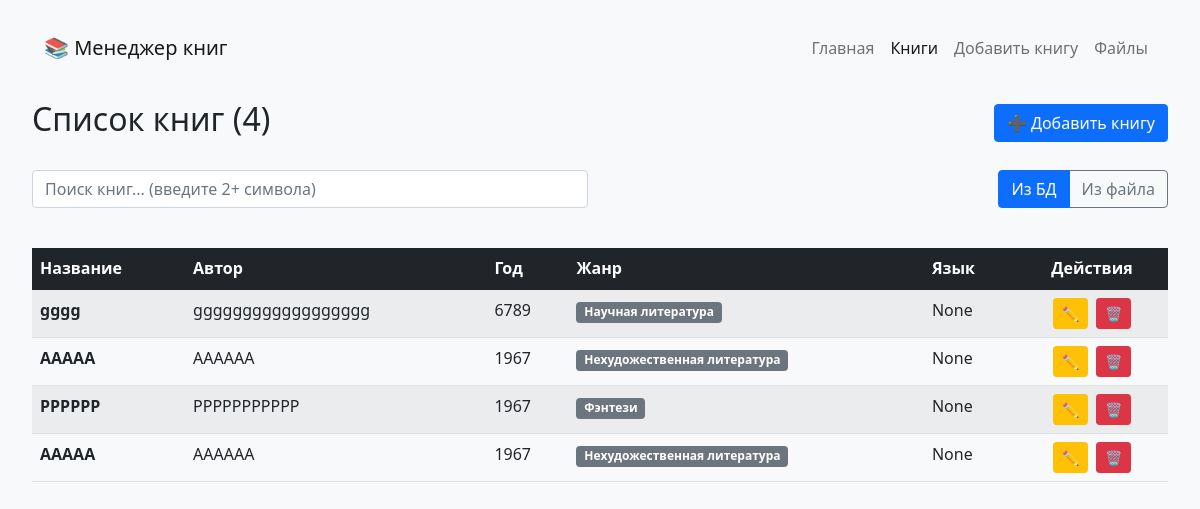
The page /books/ on the database as committed earlier.
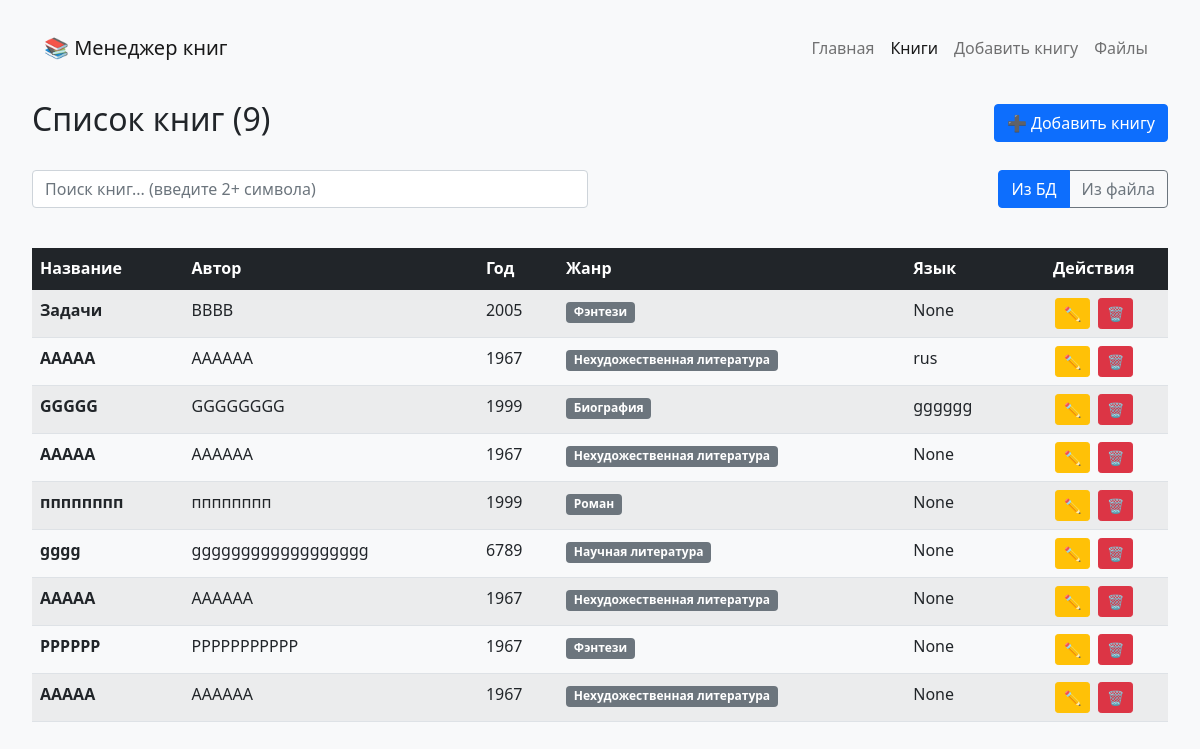
The same page on the database as committed later.
### books/models.py (models this page shows, shortened)
class Book(models.Model):
    GENRE_CHOICES = [
        ('fiction', 'Художественная литература'),
        ('non_fiction', 'Нехудожественная литература'),
        ('science', 'Научная литература'),
        ('fantasy', 'Фэнтези'),
        ('mystery', 'Детектив'),
        ('romance', 'Роман'),
        ('biography', 'Биография'),
        ('history', 'История'),
        ('other', 'Другое'),
    ]
    title = models.CharField(max_length=200, verbose_name="Название")
    author = models.CharField(max_length=100, verbose_name="Автор")
    isbn = models.CharField(max_length=17, verbose_name="ISBN", blank=True, null=True)
    publication_year = models.IntegerField(verbose_name="Год издания")
    genre = models.CharField(max_length=20, choices=GENRE_CHOICES, verbose_name="Жанр")
    page_count = models.IntegerField(verbose_name="Страниц", null=True, blank=True)
    langua = models.CharField(max_length=17, verbose_name="Язык", blank=True, null=True)
    description = models.TextField(verbose_name="Описание", blank=True, null=True)
    created_at = models.DateTimeField(auto_now_add=True)
    class Meta:
        verbose_name = "Книга"
        verbose_name_plural = "Книги"

### books/views.py (the view)
# urls.py: path('books/', views.book_list, name='book_list'),
def book_list(request):
    source = request.GET.get('source', 'db')
    query = request.GET.get('q', '')
    if source == 'file':
        books_data = FileHandler.load_books_from_json()
        books = []
        for book_data in books_data:
            class BookLikeObject:
                def __init__(self, data):
                    self.id = data.get('id')
                    self.title = data.get('title', '')
                    self.author = data.get('author', '')
                    self.isbn = data.get('isbn', '')
                    self.publication_year = data.get('publication_year')
                    self.genre = data.get('genre', 'other')
                    self.langua = data.get('langua', 'Русский')
                    self.page_count = data.get('page_count')
                    self.description = data.get('description', '')
                    self.created_at = data.get('created_at')
                def get_genre_display(self):
                    genre_dict = dict(Book.GENRE_CHOICES)
                    return genre_dict.get(self.genre, self.genre)
            books.append(BookLikeObject(book_data))
        if query:
            books = [b for b in books if query.lower() in b.title.lower() or query.lower() in b.author.lower()]
        books.sort(key=lambda x: x.created_at if x.created_at else '', reverse=True)
    else:
        if query:
            books = Book.objects.filter(
                Q(title__icontains=query) |
                Q(author__icontains=query) |
                Q(description__icontains=query)
            ).order_by('-created_at')
        else:
            books = Book.objects.all().order_by('-created_at')
    paginator = Paginator(books, 10)
    page_number = request.GET.get('page')
    page_obj = paginator.get_page(page_number)
    context = {
        'page': 'book_list',
        'page_obj': page_obj,
        'books_count': len(books) if source == 'file' else books.count(),
        'current_source': source,
        'search_query': query
    }
    return render(request, 'books/main.html', context)

### templates/books/main.html (shortened to what this page needs)
<!DOCTYPE html>
<html lang="ru">
<head>
    <link href="https://cdn.jsdelivr.net/npm/bootstrap@5.1.3/dist/css/bootstrap.min.css" rel="stylesheet">
</head>
<body>
    <div class="container">
        <nav class="navbar navbar-expand-lg navbar-light bg-light mb-4">
            <div class="container-fluid">
                <a class="navbar-brand" href="{% url 'home' %}">📚 Менеджер книг</a>
                <div class="navbar-nav">
                    <a class="nav-link {% if page == 'home' %}active{% endif %}" href="{% url 'home' %}">Главная</a>
                    <a class="nav-link {% if page == 'book_list' %}active{% endif %}" href="{% url 'book_list' %}">Книги</a>
                    <a class="nav-link {% if page == 'add_book' %}active{% endif %}" href="{% url 'add_book' %}">Добавить книгу</a>
                    <a class="nav-link {% if page == 'file_list' %}active{% endif %}" href="{% url 'file_list' %}">Файлы</a>
                </div>
            </div>
        </nav>
        {% if page == 'home' %}
        <div class="text-center">
            <h1>Управление книгами</h1>
            <p>Книг в базе: <strong>{{ books_count }}</strong></p>
            <p>Файлов: <strong>{{ files_count }}</strong></p>
            <div class="mt-4">
                <a href="{% url 'add_book' %}" class="btn btn-primary">Добавить книгу</a>
                <a href="{% url 'book_list' %}" class="btn btn-success">Смотреть список</a>
            </div>
        </div>
        {% elif page == 'book_list' %}
        <div class="d-flex justify-content-between align-items-center mb-4">
            <h2>Список книг ({{ books_count }})</h2>
            <a href="{% url 'add_book' %}" class="btn btn-primary">➕ Добавить книгу</a>
        </div>
        <div class="row mb-4">
            <div class="col-md-6">
                <div class="search-container mb-3">
                    <input type="text"
                           id="search-input"
                           class="form-control"
                           placeholder="Поиск книг... (введите 2+ символа)"
                           autocomplete="off">
                </div>
            </div>
            <div class="col-md-6 text-end">
                <div class="btn-group">
                    <a href="?source=db{% if search_query %}&q={{ search_query }}{% endif %}"
                       class="btn btn-outline-primary {% if current_source == 'db' %}active{% endif %}">
                        Из БД
                    </a>
                    <a href="?source=file{% if search_query %}&q={{ search_query }}{% endif %}"
                       class="btn btn-outline-secondary {% if current_source == 'file' %}active{% endif %}">
                        Из файла
                    </a>
                </div>
            </div>
        </div>
        {% if books_count == 0 %}
        <div class="alert alert-info">
            Книг пока нет. <a href="{% url 'add_book' %}">Добавьте первую</a>
        </div>
        {% else %}
        <div class="table-responsive">
            <table class="table table-striped">
                <thead class="table-dark">
                    <tr>
                        <th>Название</th>
                        <th>Автор</th>
                        <th>Год</th>
                        <th>Жанр</th>
                        <th>Язык</th>
                        <th class="text-center">Действия</th>
                    </tr>
                </thead>
                <tbody>
                    {% for book in page_obj %}
                    <tr>
                        <td><strong>{{ book.title }}</strong></td>
                        <td>{{ book.author }}</td>
                        <td>{{ book.publication_year }}</td>
                        <td>
                            <span class="badge bg-secondary">{{ book.get_genre_display }}</span>
                        </td>
                        <td>{{ book.langua }}</td>
                        <td class="text-center">
                            {% if current_source == 'db' %}
                            <a href="{% url 'edit_book' book.id %}" class="btn btn-warning btn-sm me-1">✏️</a>
                            <a href="{% url 'delete_book' book.id %}" class="btn btn-danger btn-sm">🗑️</a>
                            {% else %}
                            <span class="text-muted">Только чтение</span>
                            {% endif %}
                        </td>
                    </tr>
                    {% endfor %}
                </tbody>
            </table>
        </div>
        {% endif %}
        {% endif %}
    </div>
</body>
</html>

### templates/books/main.html (style rules this page uses)
body { background-color: #f8f9fa; padding: 20px; }
.search-container { position: relative; }
.container { max-width: 1200px; }

Rows that differ between the two databases and show on the page:
added Book: title "Задачи", author "ВВВВ", publication_year "2005", genre "Фэнтези", langua "None"
added Book: title "ААААА", author "АААААА", publication_year "1967", genre "Нехудожественная литература", langua "rus"
added Book: title "GGGGG", author "GGGGGGGG", publication_year "1999", genre "Биография", langua "gggggg"
added Book: title "ААААА", author "АААААА", publication_year "1967", genre "Нехудожественная литература", langua "None"
added Book: title "пппппппп", author "пппппппп", publication_year "1999", genre "Роман", langua "None"
Other text that changed with them:
{{ books_count }}: "4" → "9"
